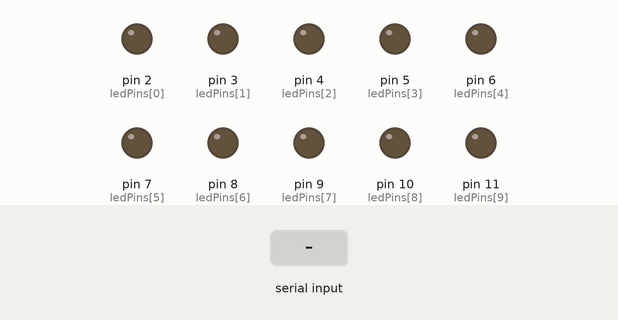
Simulated run of this sketch. Board: Arduino Uno, built with avr-gcc and run on an emulated ATmega328P. Shown: output pins drawn as LEDs (lit = HIGH). Dashed ring = blinking. The test bench sets the inputs (shaded band).

Above: at 1.2 s.
1.3 s: "1" received over Serial
At 1.4 s:
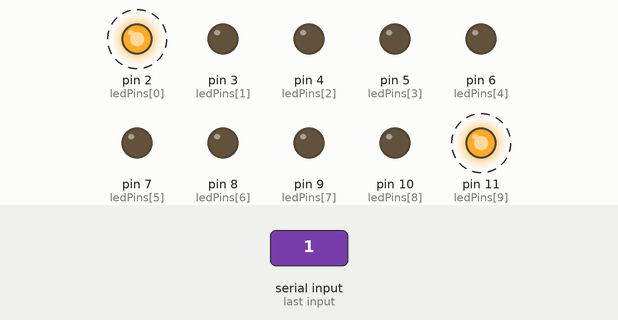
At 1.8 s:
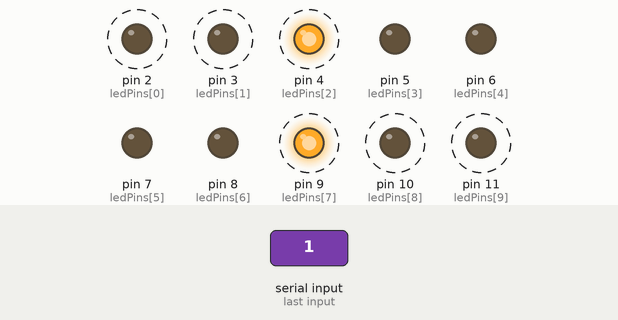
Timing chart, 0 to 10.3 s (numbered marks = the images above; inputs shaded):
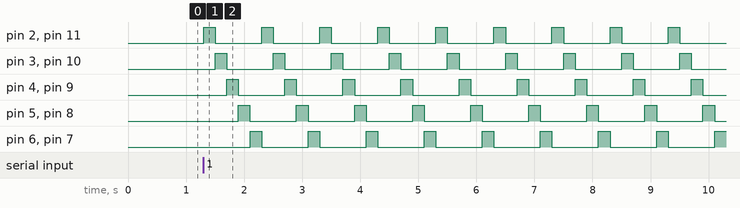

Measured:
- after the input at 1.3 s, pin 2 (ledPins[0]): alternates HIGH for 0.20 s and LOW for 0.80 s, starting at once; pin 3 (ledPins[1]): alternates HIGH for 0.20 s and LOW for 0.80 s, starting after 0.20 s

The sketch:

Cau1.ino
```cpp
int ledPins[10] = {2,3,4,5,6,7,8,9,10,11};

int mode = 0;

void setup() {
  Serial.begin(9600);

  for(int i = 0; i < 10; i++){
    pinMode(ledPins[i], OUTPUT);
  }
}

void clearLED(){
  for(int i = 0; i < 10; i++){
    digitalWrite(ledPins[i], LOW);
  }
}

void outsideToInside(){

  for(int i = 0; i < 5; i++){
    clearLED();

    digitalWrite(ledPins[i], HIGH);
    digitalWrite(ledPins[9-i], HIGH);

    delay(200);
  }
}

void insideToOutside(){

  for(int i = 4; i >= 0; i--){
    clearLED();

    digitalWrite(ledPins[i], HIGH);
    digitalWrite(ledPins[9-i], HIGH);

    delay(200);
  }
}

void pingpong(){

  outsideToInside();
  insideToOutside();
}

void loop() {

  if(Serial.available()){
    char cmd = Serial.read();

    if(cmd == '1') mode = 1;
    if(cmd == '2') mode = 2;
    if(cmd == '3') mode = 3;
  }

  if(mode == 1){
    outsideToInside();
  }

  if(mode == 2){
    insideToOutside();
  }

  if(mode == 3){
    pingpong();
  }
}
```
